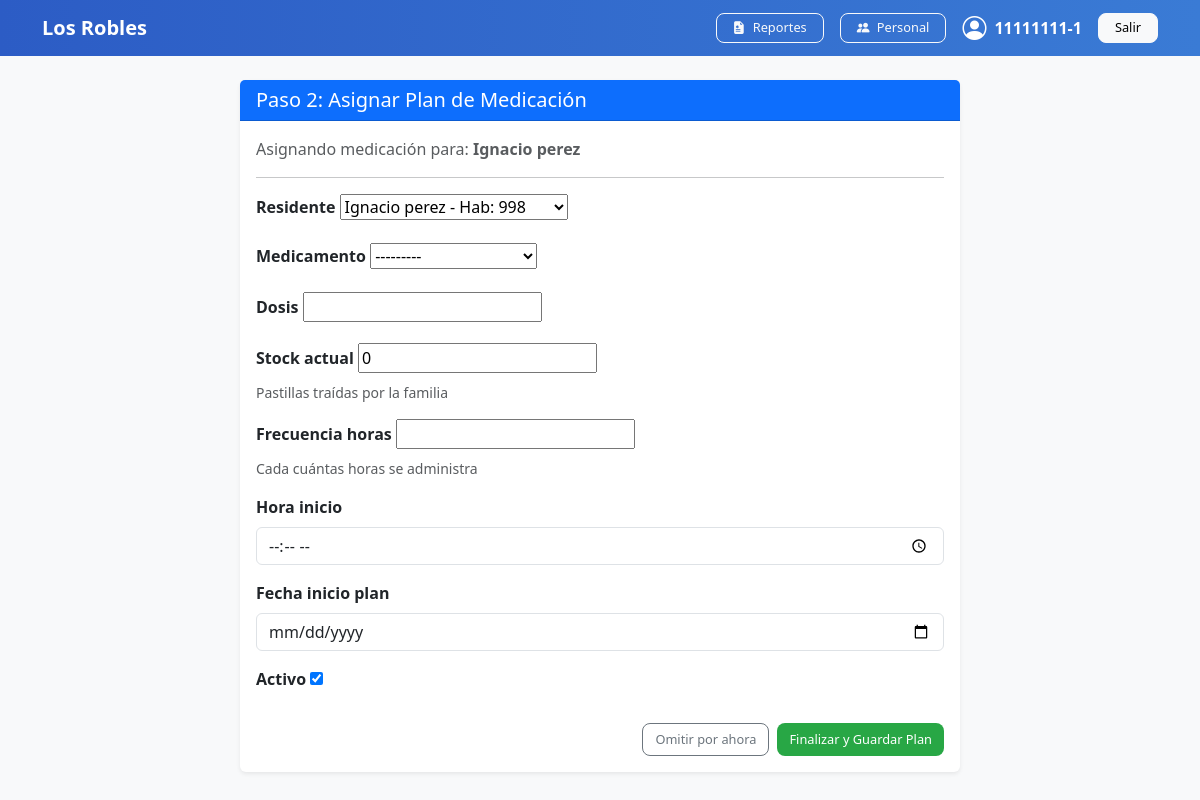
Before: /asignar-plan/6/ (signed in) with the older database file.
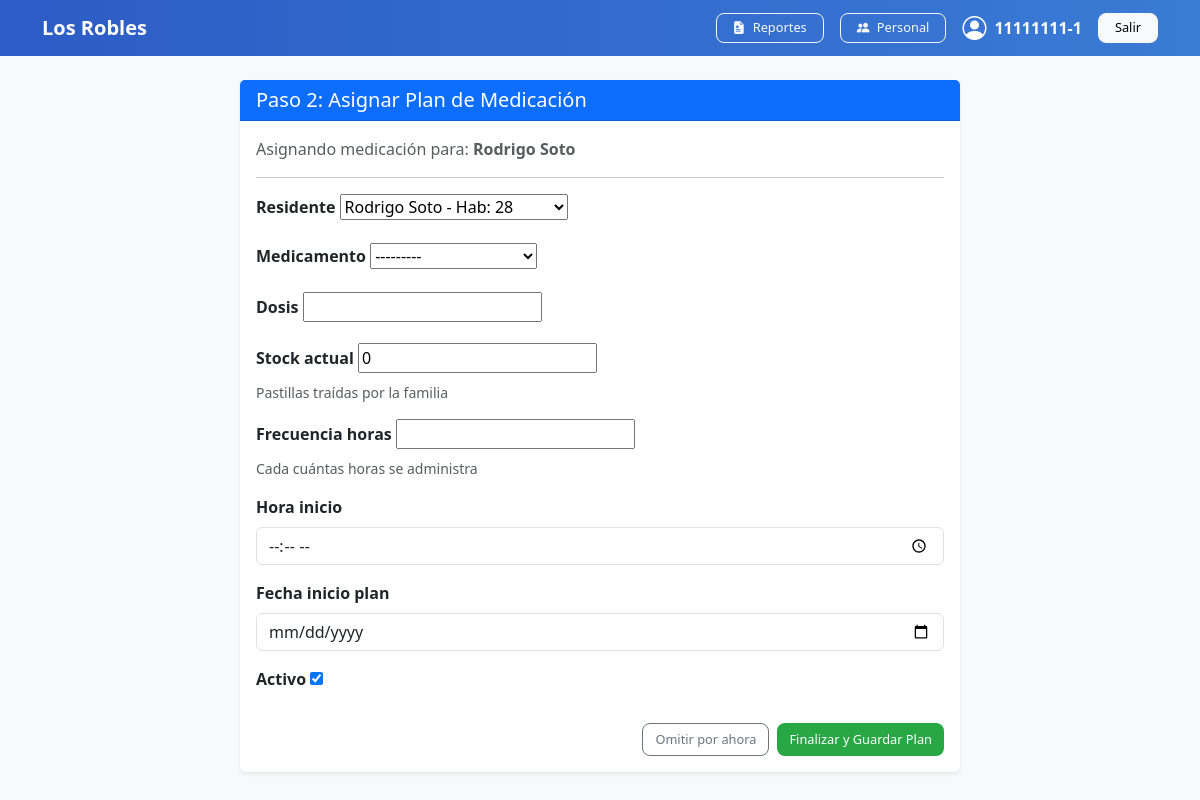
After: the same page with the newer database file.
### gestion/models.py (models this page shows)
class Residente(models.Model):
    rut = models.CharField(max_length=12, unique=True)
    nombre = models.CharField(max_length=100)
    apellido = models.CharField(max_length=100)
    habitacion_numero = models.IntegerField()
    alertas_criticas = models.TextField(blank=True, help_text="Alergias o condiciones especiales")
    activo = models.BooleanField(default=True)
    diagnostico_principal = models.CharField(max_length=200, blank=True, default="No especificado")
    contacto_familiar = models.CharField(max_length=200, blank=True, help_text="Nombre y Teléfono")
    condicion_deglucion = models.CharField(max_length=200, blank=True, default="Normal", help_text="Ej: Normal, Molido, Sonda")
    def __str__(self):
        return f"{self.nombre} {self.apellido} - Hab: {self.habitacion_numero}"

### gestion/views.py (the view)
# urls.py: path('asignar-plan/<int:residente_id>/', views.asignar_plan, name='asignar_plan'),
@login_required(login_url='gestion:login')
def asignar_plan(request, residente_id):
    residente = get_object_or_404(Residente, id=residente_id)
    if request.method == 'POST':
        form = PlanMedicacionForm(request.POST)
        if form.is_valid():
            form.save()
            return redirect('gestion:dashboard')
    else:
        form = PlanMedicacionForm(initial={'residente': residente})
    return render(request, 'gestion/asignar_plan.html', {'form': form, 'residente': residente})

### gestion/forms.py
class PlanMedicacionForm(forms.ModelForm):
    class Meta:
        model = PlanMedicacion
        fields = '__all__'
        widgets = {
            'hora_inicio': forms.TimeInput(attrs={'type': 'time', 'class': 'form-control'}),
            'fecha_inicio_plan': forms.DateInput(attrs={'type': 'date', 'class': 'form-control'}),
        }

### gestion/models.py (called while the page is built)
    def __str__(self):
        return f"{self.nombre_comercial} ({self.miligramos}mg)"

### gestion/templates/gestion/asignar_plan.html (shortened to what this page needs)
{% extends 'gestion/base.html' %}
{% block contenido %}
<div class="container mt-4">
    <div class="row justify-content-center">
        <div class="col-md-8">
            <div class="card shadow-sm border-0">
                <div class="card-header bg-primary text-white">
                    <h5 class="mb-0">Paso 2: Asignar Plan de Medicación</h5>
                </div>
                <div class="card-body">
                    <p class="text-muted">Asignando medicación para: <strong>{{ residente.nombre }} {{ residente.apellido }}</strong></p>
                    <hr>
                    <form method="POST">
                        {% for field in form %}
                            <div class="mb-3">
                                <label class="form-label fw-bold">{{ field.label }}</label>
                                {{ field }}
                                {% if field.help_text %}
                                    <div class="form-text">{{ field.help_text }}</div>
                                {% endif %}
                            </div>
                        {% endfor %}
                        <div class="d-grid gap-2 d-md-flex justify-content-md-end mt-4">
                            <a href="{% url 'gestion:dashboard' %}" class="btn btn-outline-secondary">Omitir por ahora</a>
                            <button type="submit" class="btn btn-success">Finalizar y Guardar Plan</button>
                        </div>
                    </form>
                </div>
            </div>
        </div>
    </div>
</div>
{% endblock %}

Changed rows visible on the page:
changed Residente: nombre "Ignacio" → "Rodrigo"; apellido "perez" → "Soto"
Other visible differences:
form field residente: "Ignacio perez - Hab: 998" → "Rodrigo Soto - Hab: 28"
